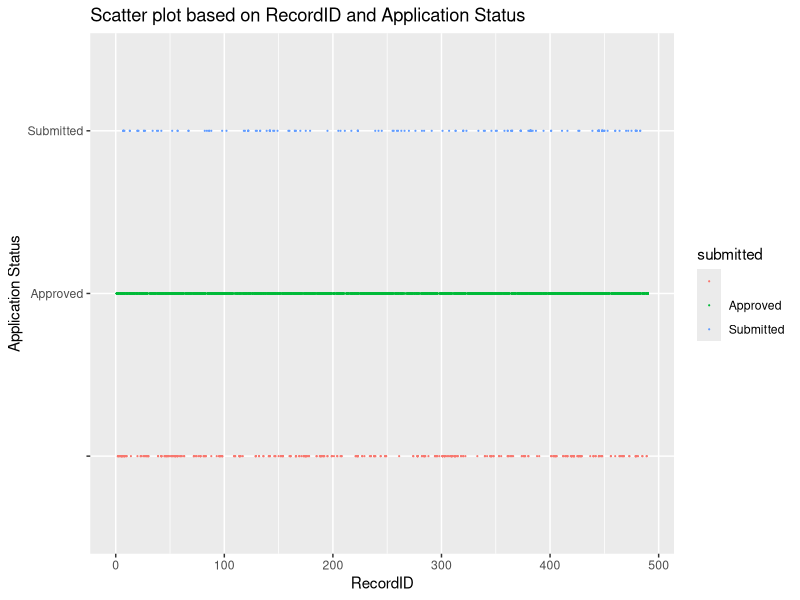
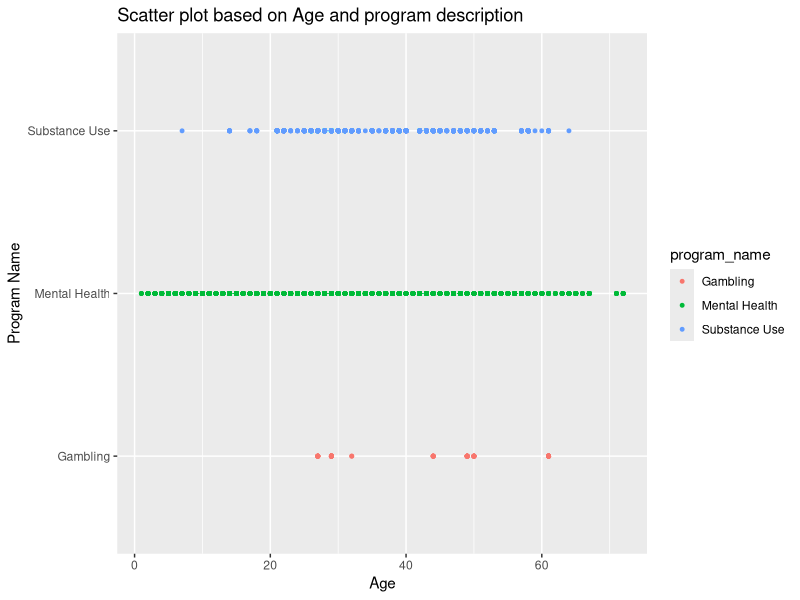
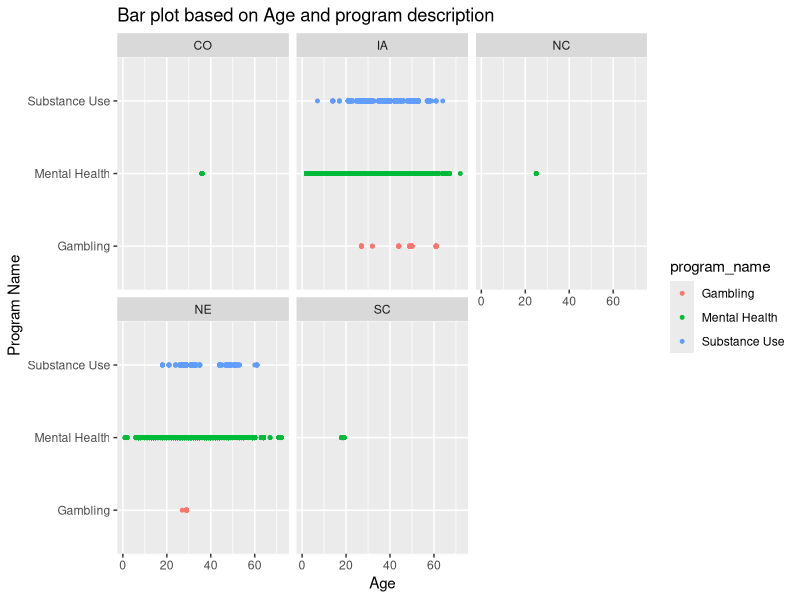
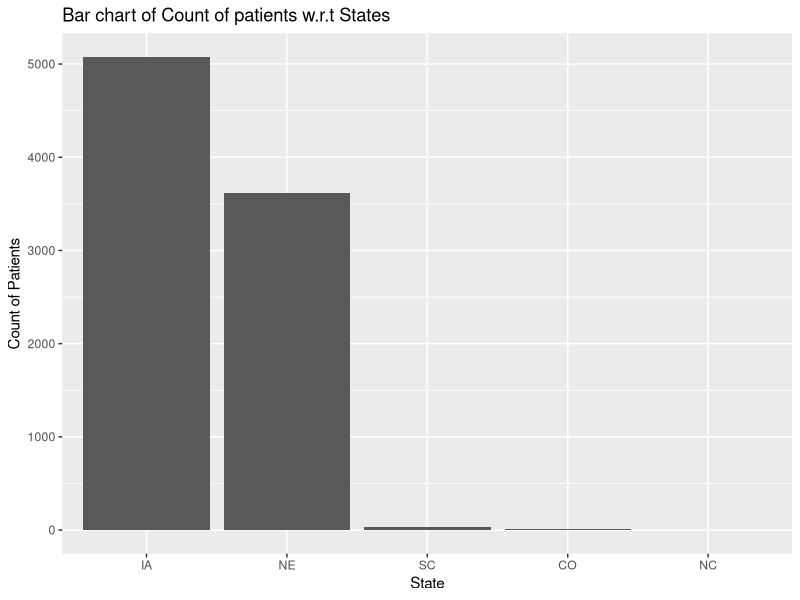

Recreate these plots in R, in order.
## ---- chunk 1
library(ggplot2)
serdat <- read.csv("HFS Service Data.csv")
head(serdat,20)
## ---- chunk 2
ggplot(serdat, aes(x =recordID , y =submitted,color = submitted)) + geom_point(size=0.1)+
labs(x="RecordID", y="Application Status", title = "Scatter plot based on RecordID and Application Status")

## ---- chunk 3
s2 <- ggplot(serdat, aes(x =age , y =program_name,color = program_name)) + geom_point(size=1)+
  labs(x="Age", y="Program Name", title = "Scatter plot based on Age and program description")
s2
## ---- chunk 4
ggplot(serdat, aes(x =age , y =program_name , color= program_name))+ geom_point(size = 1) +
facet_wrap(~state)+labs(x="Age", y="Program Name", title = "Bar plot based on Age and program description")
## ---- chunk 5
serdat$state <- factor(serdat$state, levels=c("IA", "NE", "SC", "CO", "NC"))
ggplot(serdat, aes(x=state))+ geom_bar(Width = 1)+
labs(x="State", y="Count of Patients", title = 'Bar chart of Count of patients w.r.t States')
